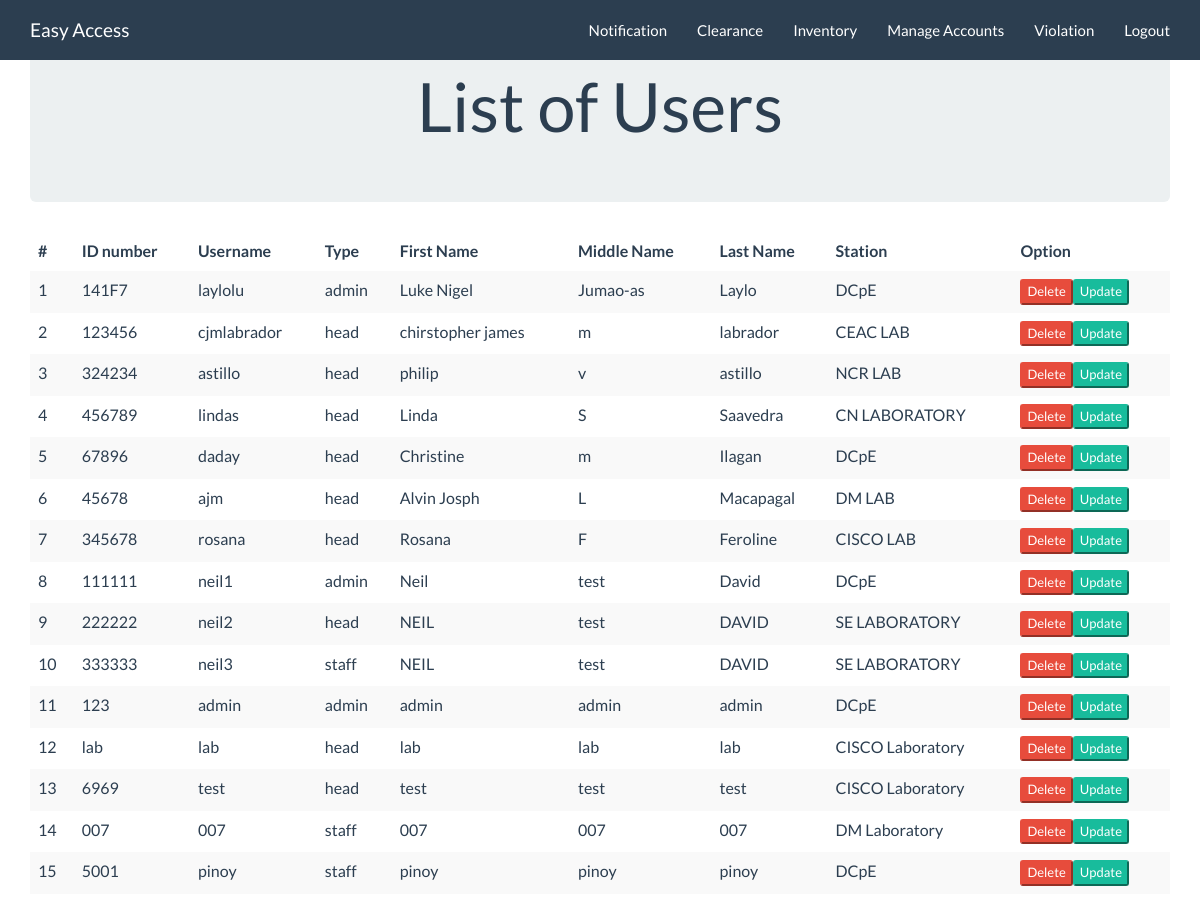
Page /index.php/admin/sUser on the earlier database version.
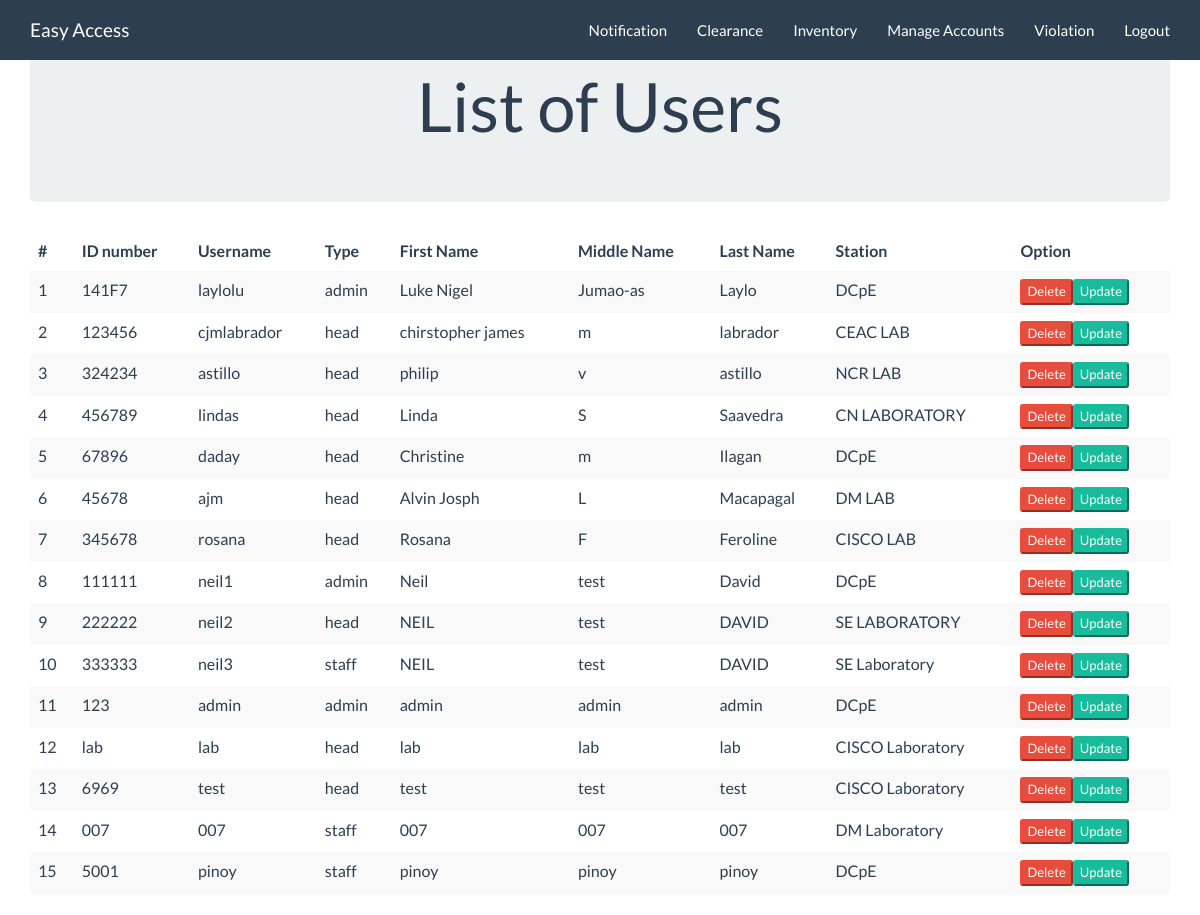
Same page on the later database version.
### tables this page shows
CREATE TABLE `user` (
  `id` int(11) NOT NULL,
  `name` varchar(45) DEFAULT NULL,
  `password` varchar(45) DEFAULT NULL,
  `type` varchar(45) DEFAULT NULL,
  `idnumber` varchar(45) NOT NULL,
  `firstname` varchar(45) NOT NULL,
  `middlename` varchar(45) NOT NULL,
  `lastname` varchar(45) NOT NULL,
  `department` varchar(45) NOT NULL
);

### application/controllers/admin.php (called while the page is built, shortened)
<?php
class admin extends CI_Controller {
	public function __construct()
        {
              	$this->load->view('admin/head');
                $this->load->view('templates/header');
        }
	public function sUser()
	{
		$data['x'] = $this->accountsdb->showusers();
		$this->load->view('admin/showusers',$data);
	}
}

### index.php (called while the page is built, shortened)
<?php
require_once BASEPATH.'core/CodeIgniter.php';

### application/models/accountsdb.php (called while the page is built, shortened)
<?php
class accountsdb extends CI_Model {
        public function showusers()
        {
          $query = $this->db->get('user');
          $data = $query->result_array();
          return $data;
        }
  }?>

### application/views/admin/showusers.php (the view, shortened to what this page needs)
<div class="container">
<div class="starter-template">
	<div class="jumbotron">
        <center><h1>List of Users</h1>  </center>
    </div>
          <div class="table-responsive">
            <table class="table table-striped" ,>
              <thead>
                <tr>
                  <th>#</th>
                  <th>ID number</th>
                  <th>Username</th>
                  <th>Type</th>
                  <th>First Name</th>
                  <th>Middle Name</th>
                  <th>Last Name</th>
                  <th>Station</th>
                  <th>Option</th>
                </tr>
              </thead>
              <tbody>
              <?php
              $c=1;
              foreach ($x as $row) {
              echo "<tr>
                  <td>".$c."</td>
                  <td>".$row['idnumber']."</td>
                  <td>".$row['name']."</td>
                  <td>".$row['type']."</td>
                  <td>".$row['firstname']."</td>
                  <td>".$row['middlename']."</td>
                  <td>".$row['lastname']."</td>
                  <td>".$row['department']."</td>
                  <td>".anchor('admin/deleteuser/'.$row['id'],'<button type="button" class="btn-xs btn-danger">Delete</button>','onclick="return doconfirm()"')."".anchor('admin/updateuser/'.$row['id'],'<button type="button" class="btn-xs btn-success" data-toggle="modal" data-target="update">Update</button>')."</td>
                </tr>";
                $c++;
              }?>
              </tbody>
            </table>
          </div>
   </div>
</div>

Differences in the rows shown:
changed user "neil3": department "SE LABORATORY" → "SE Laboratory"
